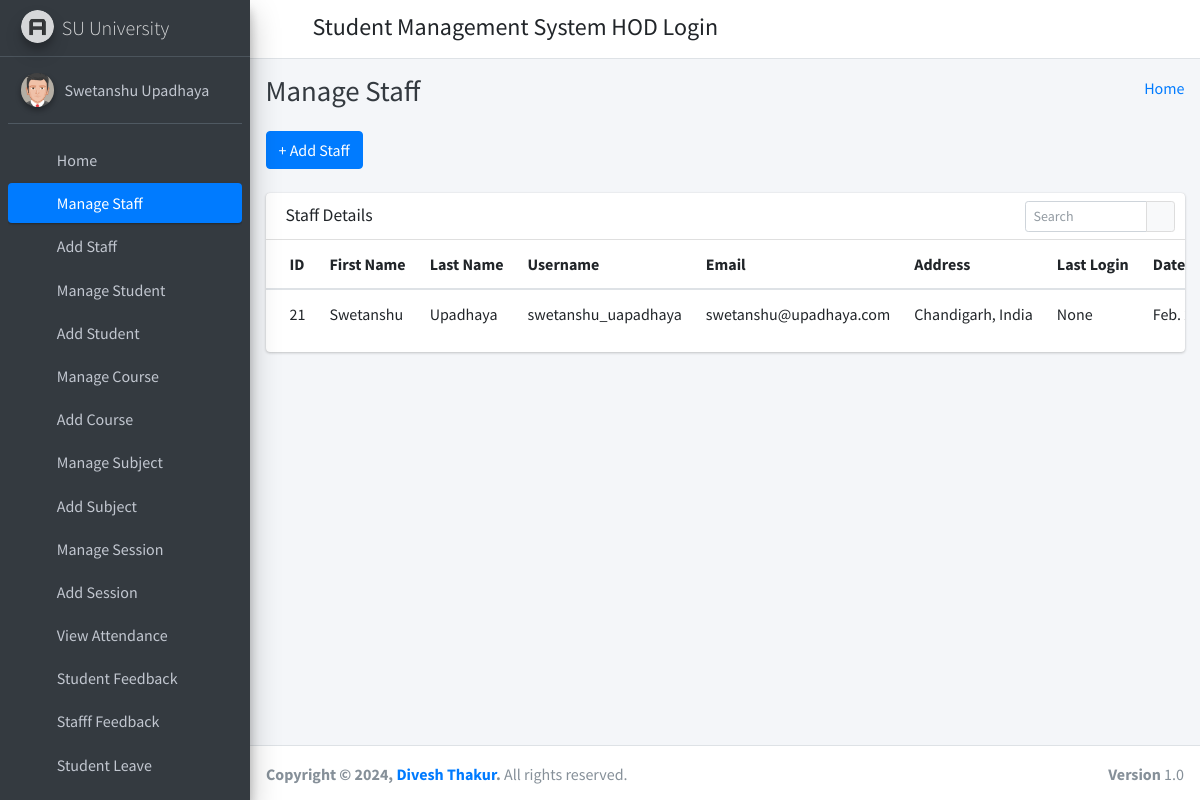
The app's page /manage_staff/ (signed in) with its own data.
### student_management_app/models.py (models this page shows)
class CustomUser(AbstractUser):
    user_type_data = ((1, "HOD"), (2, "Staff"), (3, "Student"))
    user_type = models.CharField(default=1, choices=user_type_data, max_length=10)

class Staffs(models.Model):
    id = models.AutoField(primary_key=True)
    admin = models.OneToOneField(CustomUser, on_delete = models.CASCADE)
    address = models.TextField()
    created_at = models.DateTimeField(auto_now_add=True)
    updated_at = models.DateTimeField(auto_now=True)
    objects = models.Manager()

### student_management_app/HodViews.py (the view)
# urls.py: path('manage_staff/', HodViews.manage_staff, name="manage_staff"),
def manage_staff(request):
    staffs = Staffs.objects.all()
    context = {
        "staffs": staffs
    }
    return render(request, "hod_template/manage_staff_template.html", context)

### student_management_app/LoginCheckMiddleWare.py (called while the page is built, shortened)
    def process_view(self, request, view_func, view_args, view_kwargs):
        modulename = view_func.__module__
        user = request.user
        if user.is_authenticated:
            if user.user_type == "1":
                if modulename == "student_management_app.HodViews":
                    pass
                elif modulename == "student_management_app.views" or modulename == "django.views.static":
                    pass
                else:
                    return redirect("admin_home")
            else:
                return redirect("login")
        else:
            if request.path == reverse("login") or request.path == reverse("doLogin"):
                pass
            else:
                return redirect("login")

### student_management_app/templates/hod_template/manage_staff_template.html (shortened to what this page needs)
{% extends 'hod_template/base_template.html' %}
{% block page_title %}
    Manage Staff
{% endblock page_title %}
{% block main_content %}
{% load static %}
<section class="content">
        <div class="container-fluid">
            <a class="btn btn-primary" href="{% url 'add_staff' %}" role="button">+ Add Staff</a> <br/>&nbsp;
            <div class="row">
                <div class="col-md-12">
                    <div class="card">
                        <div class="card-header">
                            <h3 class="card-title">Staff Details</h3>
                            <div class="card-tools">
                            <div class="input-group input-group-sm" style="width: 150px;">
                                <input type="text" name="table_search" class="form-control float-right" placeholder="Search">
                                <div class="input-group-append">
                                <button type="submit" class="btn btn-default"><i class="fas fa-search"></i></button>
                                </div>
                            </div>
                            </div>
                        </div>
                        <div class="card-body table-responsive p-0">
                            <table class="table table-hover text-nowrap">
                            <thead>
                                <tr>
                                <th>ID</th>
                                <th>First Name</th>
                                <th>Last Name</th>
                                <th>Username</th>
                                <th>Email</th>
                                <th>Address</th>
                                <th>Last Login</th>
                                <th>Date Joined</th>
                                </tr>
                            </thead>
                            <tbody>
                                {% for staff in staffs %}
                                <tr>
                                <td>{{ staff.admin.id }}</td>
                                <td>{{ staff.admin.first_name }}</td>
                                <td>{{ staff.admin.last_name }}</td>
                                <td>{{ staff.admin.username }}</td>
                                <td>{{ staff.admin.email }}</td>
                                <td>{{ staff.address }}</td>
                                <td>{{ staff.admin.last_login }}</td>
                                <td>{{ staff.admin.date_joined }}</td>
                                </tr>
                                {% endfor %}
                            </tbody>
                            </table>
                        </div>
                        </div>
                </div>
            </div>
        </div>
      </section>
  {% endblock main_content %}

### student_management_app/templates/hod_template/sidebar_template.html (shortened to what this page needs)
{% load static %}
<aside class="main-sidebar sidebar-dark-primary elevation-4">
      <a href="{% url 'admin_home' %}" class="brand-link">
        <img src="{% static 'dist/img/AdminLTELogo.png' %}" alt="AdminLTE Logo" class="brand-image img-circle elevation-3"
            style="opacity: .8">
        <span class="brand-text font-weight-light">SU University</span>
      </a>
      <div class="sidebar">
        <div class="user-panel mt-3 pb-3 mb-3 d-flex">
          <div class="image">
            <img src="{% static 'dist/img/user2-160x160.jpg' %}" class="img-circle elevation-2" alt="User Image">
          </div>
          <div class="info">
            <a href="{% url 'admin_profile' %}" class="d-block">{{ user.first_name }} {{ user.last_name }}</a>
          </div>
        </div>
        <nav class="mt-2">
          <ul class="nav nav-pills nav-sidebar flex-column" data-widget="treeview" role="menu" data-accordion="false">
            <li class="nav-item">
              {% url 'admin_home' as admin_home %}
              <a href="{{ admin_home }}" class="nav-link {% if request.path == admin_home %} active {% endif %}">
                <i class="nav-icon fas fa-tachometer-alt"></i>
                <p>
                  Home
                </p>
              </a>
            </li>
            <li class="nav-item">
              {% url 'manage_staff' as manage_staff %}
              {% url 'edit_staff' staff_id=id as edit_staff %}
              <a href="{{ manage_staff }}" class="nav-link {% if request.path == manage_staff %} active {% endif %} {% if request.path == edit_staff %} active {% endif %}">
                <i class="nav-icon fas fa-chalkboard-teacher"></i>
                <p>
                  Manage Staff
                </p>
              </a>
            </li>
            <li class="nav-item">
              {% url 'add_staff' as add_staff %}
              <a href="{{ add_staff }}" class="nav-link {% if request.path == add_staff %} active {% endif %}">
                <i class="nav-icon fas fa-th"></i>
                <p>
                  Add Staff
                </p>
              </a>
            </li>
            <li class="nav-item">
              {% url 'manage_student' as manage_student %}
              {% url 'edit_student' student_id=id as edit_student %}
              <a href="{{ manage_student }}" class="nav-link {% if request.path == manage_student %} active {% endif %} {% if request.path == edit_student %} active {% endif %}">
                <i class="nav-icon fas fa-user-graduate"></i>
                <p>
                  Manage Student
                </p>
              </a>
            </li>
            <li class="nav-item">
              {% url 'add_student' as add_student %}
              <a href="{{ add_student }}" class="nav-link {% if request.path == add_student %} active {% endif %}">
                <i class="nav-icon fas fa-th"></i>
                <p>
                  Add Student
                </p>
              </a>
            </li>
            <li class="nav-item">
              {% url 'manage_course' as manage_course %}
              {% url 'edit_course' course_id=id as edit_course %}
              <a href="{{ manage_course }}" class="nav-link {% if request.path == manage_course %} active {% endif %} {% if request.path == edit_course %} active {% endif %}">
                <i class="nav-icon fas fa-chalkboard"></i>
                <p>
                  Manage Course
                </p>
              </a>
            </li>
            <li class="nav-item">
            {% url 'add_course' as add_course %}
              <a href="{{ add_course }}" class="nav-link {% if request.path == add_course %} active {% endif %}">
                <i class="nav-icon fas fa-th"></i>
                <p>
                  Add Course
                </p>
              </a>
            </li>
            <li class="nav-item">
              {% url 'manage_subject' as manage_subject %}
              {% url 'edit_subject' subject_id=id as edit_subject %}
              <a href="{{ manage_subject }}" class="nav-link {% if request.path == manage_subject %} active {% endif %} {% if request.path == edit_subject %} active {% endif %}">
                <i class="nav-icon fas fa-book"></i>
                <p>
                  Manage Subject
                </p>
              </a>
            </li>
            <li class="nav-item">
              {% url 'add_subject' as add_subject %}
              <a href="{{ add_subject }}" class="nav-link {% if request.path == add_subject %} active {% endif %}">
                <i class="nav-icon fas fa-th"></i>
                <p>
                  Add Subject
                </p>
              </a>
            </li>
            <li class="nav-item">
              {% url 'manage_session' as manage_session %}
              {% url 'edit_session' session_id=id as edit_session %}
              <a href="{{ manage_session }}" class="nav-link {% if request.path == manage_session %} active {% endif %} {% if request.path == edit_session %} active {% endif %}">
                <i class="nav-icon fas fa-graduation-cap"></i>
                <p>
                  Manage Session
                </p>
              </a>
            </li>
            <li class="nav-item">
              {% url 'add_session' as add_session %}
              <a href="{{ add_session }}" class="nav-link {% if request.path == add_session %} active {% endif %}">
                <i class="nav-icon fas fa-th"></i>
                <p>
                  Add Session
                </p>
              </a>
            </li>
            <li class="nav-item">
              {% url 'admin_view_attendance' as admin_view_attendance %}
              <a href="{{ admin_view_attendance }}" class="nav-link {% if request.path == admin_view_attendance %} active {% endif %}">
                <i class="nav-icon fas fa-calendar-alt"></i>
                <p>
                  View Attendance
                </p>
              </a>
            </li>
            <li class="nav-item">
              {% url 'student_feedback_message' as student_feedback_message %}
              <a href="{{ student_feedback_message }}" class="nav-link {% if request.path == student_feedback_message %} active {% endif %}">
                <i class="nav-icon fas fa-th"></i>
                <p>
                  Student Feedback
                </p>
              </a>
            </li>
            <li class="nav-item">
              {% url 'staff_feedback_message' as staff_feedback_message %}
              <a href="{{ staff_feedback_message }}" class="nav-link {% if request.path == staff_feedback_message %} active {% endif %}">
                <i class="nav-icon fas fa-th"></i>
                <p>
                  Stafff Feedback
                </p>
              </a>
            </li>
            <li class="nav-item">
              {% url 'student_leave_view' as student_leave_view %}
              <a href="{{ student_leave_view }}" class="nav-link {% if request.path == student_leave_view %} active {% endif %}">
                <i class="nav-icon fas fa-th"></i>
                <p>
                  Student Leave
                </p>
              </a>
            </li>
            <li class="nav-item">
              {% url 'staff_leave_view' as staff_leave_view %}
              <a href="{{ staff_leave_view }}" class="nav-link {% if request.path == staff_leave_view %} active {% endif %}">
                <p>
                </p>
              </a>
            </li>
          </ul>
        </nav>
      </div>
    </aside>

### records on screen
CustomUser: first_name "Swetanshu", last_name "Upadhaya"
Staffs: admin.id "21", admin.first_name "Swetanshu", admin.last_name "Upadhaya", admin.username "swetanshu_uapadhaya", admin.email "swetanshu@upadhaya.com", address "Chandigarh, India", admin.last_login "None", admin.date_joined "Feb.…"
